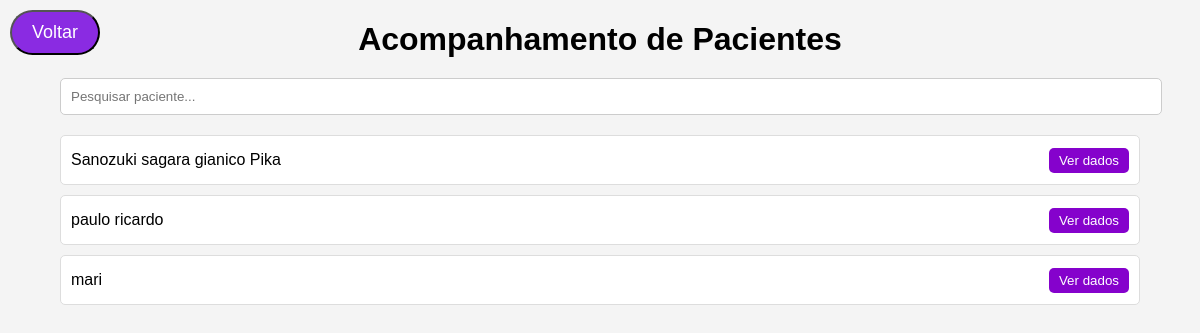
Screenshot of /pacientes/pacientes.php (signed in) with the database file from the repository.
### tables this page shows
CREATE TABLE `pacientes` (
  `pac_id` int(5) NOT NULL,
  `pac_nome` varchar(50) NOT NULL,
  `pac_cpf` varchar(11) NOT NULL,
  `pac_sus` varchar(15) NOT NULL,
  `pac_datanasc` date NOT NULL,
  `pac_celular` varchar(20) NOT NULL,
  `pac_telefone2` varchar(20) DEFAULT NULL,
  `pac_tel_recados` varchar(20) DEFAULT NULL,
  `pac_email` varchar(50) DEFAULT NULL,
  `pac_endereco` varchar(100) NOT NULL,
  `ubs_id` int(11) NOT NULL,
  `user_id` int(11) NOT NULL
);

### pacientes/pacientes.php (the view, shortened to what this page needs)
<?php
$host = "127.0.0.1";
$user = "root";
$password = "";
$dbname = "papanico";
$conn = new mysqli($host, $user, $password, $dbname);
$searchTerm = "";
$ubsId = $_SESSION['Ubs_id'];
$sql = "SELECT pac_id, pac_nome FROM pacientes WHERE ubs_id = $ubsId and pac_nome LIKE ?";
$stmt = $conn->prepare($sql);
$searchTermWithWildcard = "%$searchTerm%";
$stmt->bind_param("s", $searchTermWithWildcard);
$stmt->execute();
$result = $stmt->get_result();
?>
<!DOCTYPE html>
<html lang="pt-BR">
<head>
  <link rel="stylesheet" href="./pacientes.css">
</head>
<body>
</body>
  <div class="container">
    <button class="botao-voltar" onclick="window.location.href='./../index.php';">Voltar</button>
    <h1>Acompanhamento de Pacientes</h1>
    <div class="barra-pesquisa">
      <input type="text" id="searchInput" placeholder="Pesquisar paciente...">
    </div>
    <div class="conteudo">
      <div class="secao-lista" id="patientList">
        <?php if ($result->num_rows > 0): ?>
          <?php while ($row = $result->fetch_assoc()): ?>
            <div class="paciente">
              <div class="informacoes-paciente">
                <p> <?php echo htmlspecialchars($row['pac_nome']); ?></p>
              </div>
              <div class="acoes-paciente">
                <button class="botao-ver" onclick="window.location.href='../examePaciente/examePaciente.php?pac_id=<?php echo $row['pac_id']; ?>'">Ver dados</button>
              </div>
            </div>
          <?php endwhile; ?>
        <?php else: ?>
          <p>Nenhum paciente encontrado.</p>
        <?php endif; ?>
      </div>
    </div>
  </div>
</body>
</html>

### pacientes/pacientes.css (style rules this page uses)
body { font-family: Arial, sans-serif; background-color: #f4f4f4; margin: 0; padding: 0; }
.container { width: 90%; margin: 20px auto; }
.botao-voltar { position: absolute; top: 10px; left: 10px; font-size: 18px; color: #fff; background-color: #8A2BE2; padding: 10px 20px; border-radius: 50px; text-decoration: none; transition: background-color 0.3s; }
h1 { text-align: center; margin-bottom: 20px; }
.barra-pesquisa input { width: 100%; padding: 10px; border: 1px solid #ccc; border-radius: 5px; margin-bottom: 20px; }
.conteudo { display: flex; gap: 20px; }
.secao-lista { flex: 2; }
.paciente { background-color: #fff; border: 1px solid #ddd; border-radius: 5px; padding: 10px; margin-bottom: 10px; display: flex; justify-content: space-between; align-items: center; }
.informacoes-paciente p { margin: 5px 0; }
.acoes-paciente button { margin-left: 5px; padding: 5px 10px; border: none; border-radius: 5px; cursor: pointer; }
.botao-ver { background-color: #8502cc; color: white; }

### rows the page displays
pacientes: pac_nome "Sanozuki sagara gianico Pika"
pacientes: pac_nome "paulo ricardo"
pacientes: pac_nome "mari"
